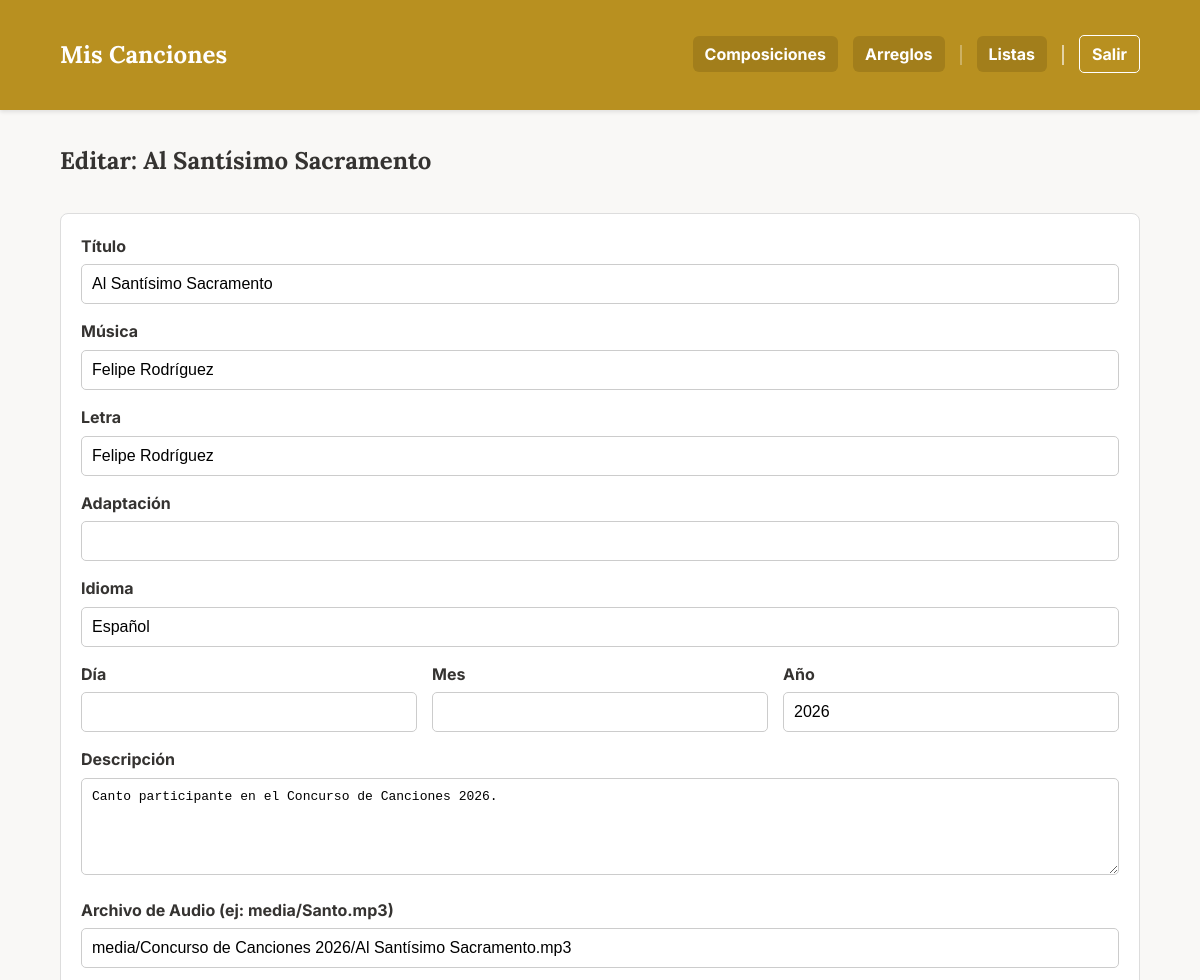
The app's page /composicion/28/edit (signed in, upper part), older data.
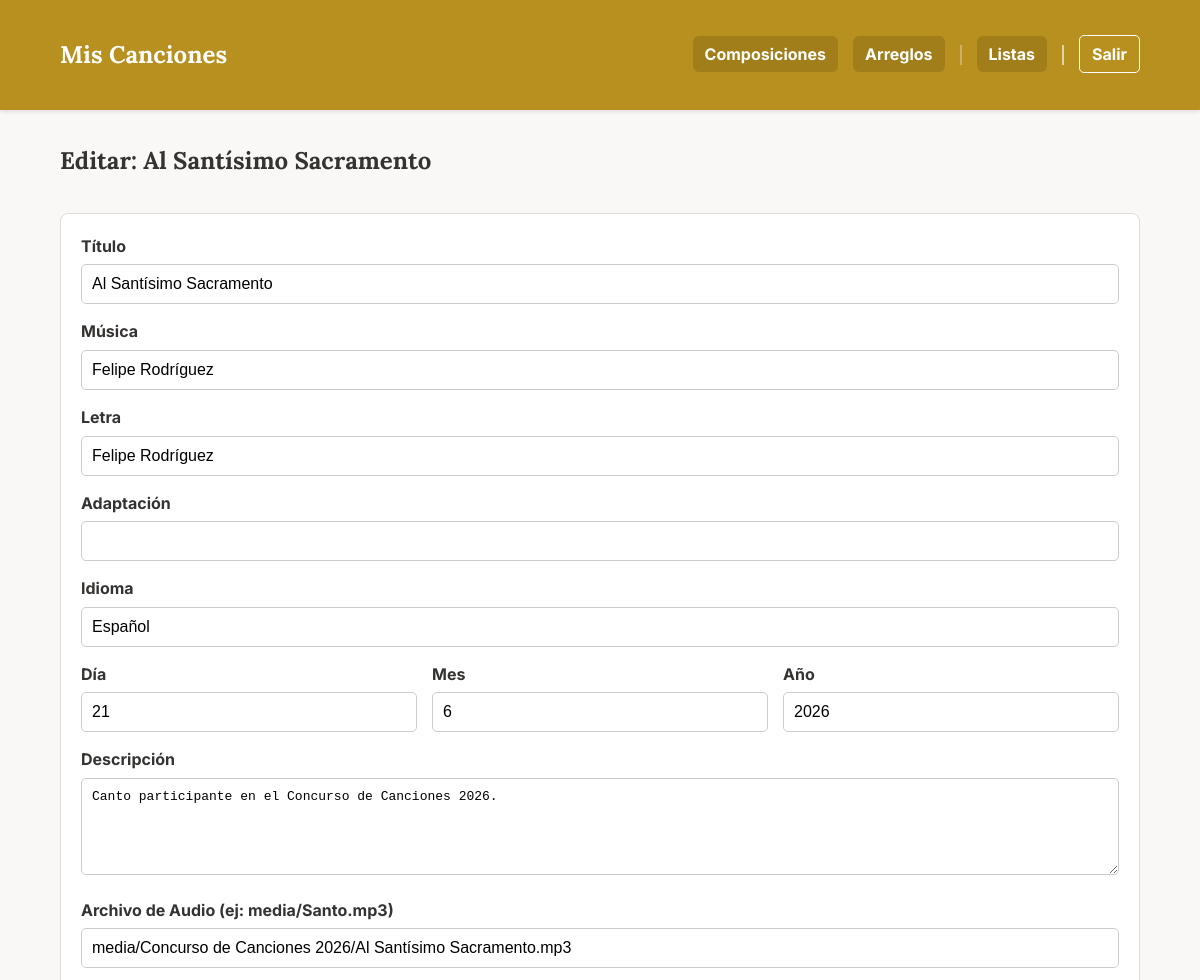
The same page, newer data.
### app.py (models this page shows)
class Cancion(db.Model):
    id = db.Column(db.Integer, primary_key=True)
    titulo = db.Column(db.String(150), nullable=False)
    musica = db.Column(db.String(100))
    letra = db.Column(db.String(100))
    adaptacion = db.Column(db.String(100))
    idioma = db.Column(db.String(50))
    dia = db.Column(db.Integer, nullable=True)
    mes = db.Column(db.Integer, nullable=True)
    anio = db.Column(db.Integer)
    descripcion = db.Column(db.Text)
    audio = db.Column(db.String(150))
    letras_acordes = db.Column(db.String(150)) # Antes 'partitura' (PDF)
    partitura = db.Column(db.String(150))      # Antes 'partitura_xml' (MusicXML)
    midi = db.Column(db.String(150))           # Archivo MIDI
    tags_json = db.Column(db.String(500))
    tipo = db.Column(db.String(50), nullable=False, default='local')
    categorias_json = db.Column(db.String(200))
    youtube_video_embed = db.Column(db.Text)
    youtube_audio_embed = db.Column(db.Text)
    @property
    def tags(self):
        return json.loads(self.tags_json) if self.tags_json else []
    @property
    def categorias(self):
        return json.loads(self.categorias_json) if self.categorias_json else []

### app.py (the view, shortened to what this page needs)
@app.route('/composicion/<int:comp_id>/edit', methods=['GET', 'POST'])
@login_required
def edit_cancion(comp_id):
    cancion_a_editar = Cancion.query.get_or_404(comp_id)
    todas_las_canciones = Cancion.query.all()
    set_de_tags = set()
    for c in todas_las_canciones:
        for tag in c.tags:
            if tag and tag.strip():
                set_de_tags.add(tag.strip())
    todos_los_tags = sorted(list(set_de_tags))
    set_de_categorias = set()
    for c in todas_las_canciones:
        for cat in c.categorias:
            if cat and cat.strip():
                set_de_categorias.add(cat.strip())
    todas_las_categorias = sorted(list(set_de_categorias))
    return render_template(
        'edit_cancion.html',
        cancion=cancion_a_editar,
        todos_los_tags=todos_los_tags,
        todas_las_categorias=todas_las_categorias
    )

### app.py (called while the page is built)
def login_required(f):
    @wraps(f)
    def decorated_function(*args, **kwargs):
        if 'logged_in' not in session:
            return redirect(url_for('login', next=request.url))
        return f(*args, **kwargs)
    return decorated_function

### templates/edit_cancion.html (shortened to what this page needs)
{% extends "base.html" %}
{% block content %}
    <h2>Editar: {{ cancion.titulo }}</h2>
    <form method="post" class="edit-form">
        <div class="form-group">
            <label for="titulo">Título</label>
            <input type="text" id="titulo" name="titulo" value="{{ cancion.titulo }}" required>
        </div>
        <div class="form-group">
            <label for="musica">Música</label>
            <input type="text" id="musica" name="musica" value="{{ cancion.musica or '' }}">
        </div>
        <div class="form-group">
            <label for="letra">Letra</label>
            <input type="text" id="letra" name="letra" value="{{ cancion.letra or '' }}">
        </div>
        <div class="form-group">
            <label for="adaptacion">Adaptación</label>
            <input type="text" id="adaptacion" name="adaptacion" value="{{ cancion.adaptacion or '' }}">
        </div>
        <div class="form-group">
            <label for="idioma">Idioma</label>
            <input type="text" id="idioma" name="idioma" value="{{ cancion.idioma or '' }}">
        </div>
        <div class="date-group" style="display: flex; gap: 15px; margin-bottom: 15px;">
            <div class="form-group" style="flex: 1; margin-bottom: 0;">
                <label for="dia">Día</label>
                <input type="number" id="dia" name="dia" min="1" max="31" value="{{ cancion.dia or '' }}">
            </div>
            <div class="form-group" style="flex: 1; margin-bottom: 0;">
                <label for="mes">Mes</label>
                <input type="number" id="mes" name="mes" min="1" max="12" value="{{ cancion.mes or '' }}">
            </div>
            <div class="form-group" style="flex: 1; margin-bottom: 0;">
                <label for="anio">Año</label>
                <input type="number" id="anio" name="anio" value="{{ cancion.anio or '' }}">
            </div>
        </div>
        <div class="form-group">
            <label for="descripcion">Descripción</label>
            <textarea id="descripcion" name="descripcion" rows="5">{{ cancion.descripcion or '' }}</textarea>
        </div>
        <div class="form-group">
            <label for="audio">Archivo de Audio (ej: media/Santo.mp3)</label>
            <input type="text" id="audio" name="audio" value="{{ cancion.audio or '' }}">
        </div>
    </form>
{% endblock %}

### templates/base.html (shortened to what this page needs)
<!DOCTYPE html>
<html lang="es">
<head>
    <link rel="stylesheet" href="{{ url_for('static', filename='style.css') }}">
</head>
<body>
    <header>
        <nav class="container">
            <a href="{{ url_for('index') }}" class="brand-logo">Mis Canciones</a>
            <ul>
                <li><a href="{{ url_for('ver_composiciones') }}">Composiciones</a></li>
                <li><a href="{{ url_for('ver_arreglos') }}">Arreglos</a></li>
                <li class="nav-separator"></li>
                <li><a href="{{ url_for('ver_listas') }}">Listas</a></li>
                <li class="nav-separator nav-separator-thick"></li>
                {% if session.logged_in %}
                    <li><a href="{{ url_for('logout') }}" class="login-link">Salir</a></li>
                {% else %}
                    <li><a href="{{ url_for('login') }}" class="login-link">Entrar</a></li>
                {% endif %}
            </ul>
        </nav>
    </header>
    <main class="container">
        {% block content %}{% endblock %}
    </main>
</body>
</html>

### static/style.css (style rules this page uses)
:root { --color-principal: #b89020; --color-fondo: #f9f8f6; --color-boton-nav: #a27e1b; --color-texto: #353331; --color-acento: #dcb33f; --color-blanco: #ffffff; }
body { font-family: 'Inter', sans-serif; background-color: var(--color-fondo); color: var(--color-texto); margin: 0; line-height: 1.6; }
h1, h2, h3, h4, h5, h6, .brand-logo { font-family: 'Lora', serif; font-weight: 700; }
.container { max-width: 100%; margin: 20px auto; padding: 0 5%; }
header { background-color: var(--color-principal); color: var(--color-blanco); padding: 1rem 0; margin-bottom: 2rem; box-shadow: 0 2px 4px rgba(0,0,0,0.1); }
nav { display: flex; justify-content: space-between; align-items: center; }
.brand-logo { font-size: 1.5em; font-weight: bold; color: var(--color-blanco); text-decoration: none; }
nav ul { list-style: none; margin: 0; padding: 0; display: flex; align-items: center; gap: 15px; }
nav ul li { margin-left: 0; }
nav ul li a { color: var(--color-blanco); text-decoration: none; font-weight: bold; transition: all 0.2s; padding: 8px 12px; border-radius: 6px; background-color: var(--color-boton-nav); }
.nav-separator { border-left: 2px solid rgba(255, 255, 255, 0.3); height: 20px; margin: 0; }
.nav-separator-thick { border-left-color: rgba(255, 255, 255, 0.6); }
.edit-form { background-color: #fff; padding: 20px; border-radius: 8px; border: 1px solid #ddd; margin-top: 2rem; }
.form-group { margin-bottom: 15px; }
.form-group label { display: block; margin-bottom: 5px; font-weight: bold; }
.form-group input, .form-group textarea { width: 100%; padding: 10px; border: 1px solid #ccc; border-radius: 5px; font-size: 1em; box-sizing: border-box; }
.login-link { background-color: rgba(0,0,0,0.1); border-radius: 5px; }
.login-link { background-color: transparent; border: 1px solid var(--color-blanco); border-radius: 5px; }

Row changes from the older to the newer data that the page shows:
changed Cancion "Al Santísimo Sacramento": dia (not shown) → "21"; mes (not shown) → "6"
